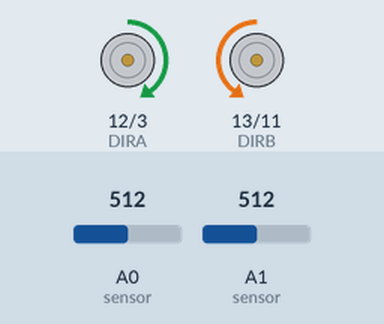
Simulated run of this sketch. Board: Arduino Uno, built with avr-gcc and run on an emulated ATmega328P. On the bench: direction and speed pins drawn as motors (green arrow = direction pin HIGH = forward, orange = LOW = backward, longer = more drive). The inputs (shaded band) are chosen by the test bench; at power-on: A0 (sensor) = 512, A1 (sensor) = 512.

Above: at 1.2 s.
1.3 s: A0 (sensor) set to 237
2.8 s: A0 (sensor) set to 210
At 3.4 s:
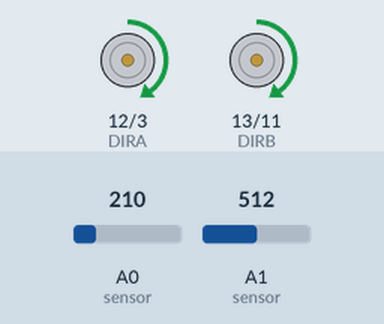
4.3 s: A1 (sensor) set to 237
5.8 s: A1 (sensor) set to 215
At 6.6 s:
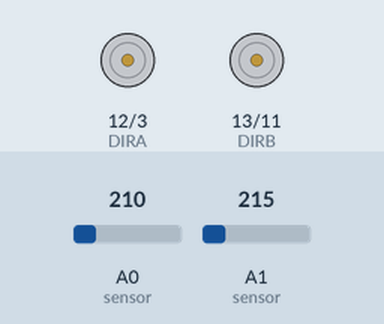
7.3 s: A0 (sensor) set to 306
At 8.1 s:
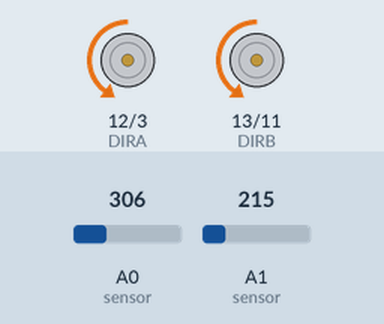
8.8 s: A0 (sensor) set to 122
At 9.7 s:
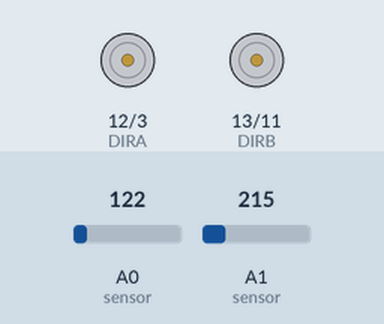
Timing chart, 0 to 11.3 s (numbered marks = the images above; inputs shaded):
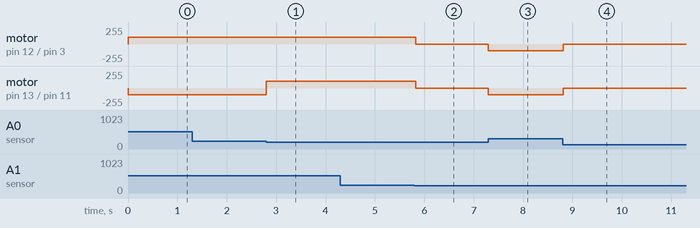

Measured:
- the behaviour switches between 223 and 222 on A0 (sensor) (found by bisection; images 0 and 1)
- the behaviour switches between 223 and 222 on A1 (sensor) (found by bisection; images 1 and 2)
- after the input at 1.3 s, every drawn part: stays the same
- after the input at 2.8 s, motor on pin 13 (DIRB) / pin 11 (PWMB): backward 100/255 → forward 100/255 at once
- after the input at 4.3 s, every drawn part: stays the same
- after the input at 5.8 s, motor on pin 12 (DIRA) / pin 3 (PWMA), motor on pin 13 (DIRB) / pin 11 (PWMB): forward 100/255 → stopped at once
- after the input at 7.3 s, motor on pin 12 (DIRA) / pin 3 (PWMA), motor on pin 13 (DIRB) / pin 11 (PWMB): stopped → backward 100/255 at once
- after the input at 8.8 s, motor on pin 12 (DIRA) / pin 3 (PWMA), motor on pin 13 (DIRB) / pin 11 (PWMB): backward 100/255 → stopped at once

The sketch:

sketch_robot_controller_line_following_basic.ino
```cpp
/******************************************************************************************/
//        MOTOR RIGHT     ==>  MOTOR DRIVER A
//        MOTOR LEFT      ==>  MOTOR DRIVER B
//        IR SENSOR RIGHT ==>  A0 (SENSOR0)
//        IR SENSOR LEFT  ==>  A1 (SENSOR1)
//        ECHO            ==>  8
//        TRIG            ==>  9
//        TXD             ==>  4
//        RXD             ==>  5
//
/******************************************************************************************/


// sensor
#define BLACK 0
#define WHITE 1
// 회전 방향
#define CW  1   // clockwise
#define CCW 0   // counter-clockwise

// 왼쪽, 오른쪽 바퀴
#define MOTOR_LEFT 0
#define MOTOR_RIGHT 1

// motor settings
// 아두이노 PIN 설정
const byte PWMA = 3;      // PWM control (speed) for motor A
const byte PWMB = 11;     // PWM control (speed) for motor B
const byte DIRA = 12;     // Direction control for motor A
const byte DIRB = 13;     // Direction control for motor B

int sensor0, sensor1; // sensor reading 0 ~ 1023
int sensorLeft, sensorRight;  // BLACK(0), WHITE(1)


void setup() {
  // put your setup code here, to run once:
  Serial.begin(9600);
  setupArdumoto();      // Set all pins as outputs
}

void loop() {

  // read sensor
  readSensors();

  // color finder
  sensorRight = colorFinder(sensor0);
  sensorLeft  = colorFinder(sensor1);

  // 로봇제어
  robotControl(sensorLeft,sensorRight);


}

 // setupArdumoto initialize all pins
void setupArdumoto()
{
  // All pins should be setup as outputs:
  pinMode(PWMA, OUTPUT);
  pinMode(PWMB, OUTPUT);
  pinMode(DIRA, OUTPUT);
  pinMode(DIRB, OUTPUT);

  // Initialize all pins as low:
  digitalWrite(PWMA, LOW);
  digitalWrite(PWMB, LOW);
  digitalWrite(DIRA, LOW);
  digitalWrite(DIRB, LOW);
}

void driveArdumoto(byte motor, byte dir, byte spd)
{
  if(motor == MOTOR_RIGHT)
  {
    digitalWrite(DIRA, dir);
    analogWrite(PWMA, spd);
  }
  else if(motor == MOTOR_LEFT)
  {
    digitalWrite(DIRB, dir);
    analogWrite(PWMB, spd);
  }
}

void robotForward(int powerLeft, int powerRight)
{
  driveArdumoto(MOTOR_RIGHT,CW,powerRight);
  driveArdumoto(MOTOR_LEFT,CCW,powerLeft);

}

void robotBackward(int powerLeft, int powerRight)
{
  driveArdumoto(MOTOR_RIGHT,CCW,powerRight);
  driveArdumoto(MOTOR_LEFT,CW,powerLeft);

}

void robotRight(int powerLeft, int powerRight)
{
  driveArdumoto(MOTOR_RIGHT,CCW,powerRight);
  driveArdumoto(MOTOR_LEFT,CCW,powerLeft);
}

void robotLeft(int powerLeft, int powerRight)
{
  driveArdumoto(MOTOR_RIGHT,CW,powerRight);
  driveArdumoto(MOTOR_LEFT,CW,powerLeft);
}

void robotStop()
{
  stopArdumoto(MOTOR_LEFT);
  stopArdumoto(MOTOR_RIGHT);
}
 // stopArdumoto makes a motor stop
void stopArdumoto(byte motor)
{
  driveArdumoto(motor, 0, 0);
}


// Read sensor measurements
void readSensors(){
  sensor0 = 1023 - analogRead(A0);  // sensor Right
  sensor1 = 1023 - analogRead(A1);  // sensor Left
  /*sensorRight = sensor0;
    sensorLeft = sensor1;
    Serial.print("sensor R:");
    Serial.println(sensorRight);
    Serial.print("sensor L:");
   Serial.println(sensorLeft); */
}

// color finder
char colorFinder(int sensorValue) {
   char color;
   const int THRESHOLD = 800;
  if(sensorValue > THRESHOLD)
    color = WHITE;
   else
     color = BLACK;
   return color;
}


////////////////////////////////////////////////////////////////
// 로봇제어 함수
/////////////////////////////////////////////////////////////////

void robotControl(int sensorLeft, int sensorRight){
  if (sensorLeft == BLACK && sensorRight == BLACK){
      robotForward(100,100);

  }

   else if (sensorLeft == BLACK && sensorRight == WHITE) {
              robotLeft(100,100);
              delay(30);
    }
   else if (sensorLeft == WHITE && sensorRight == BLACK) {
              robotRight(100,100);
              delay(30);
    }
   else
              robotStop();
 }
```
